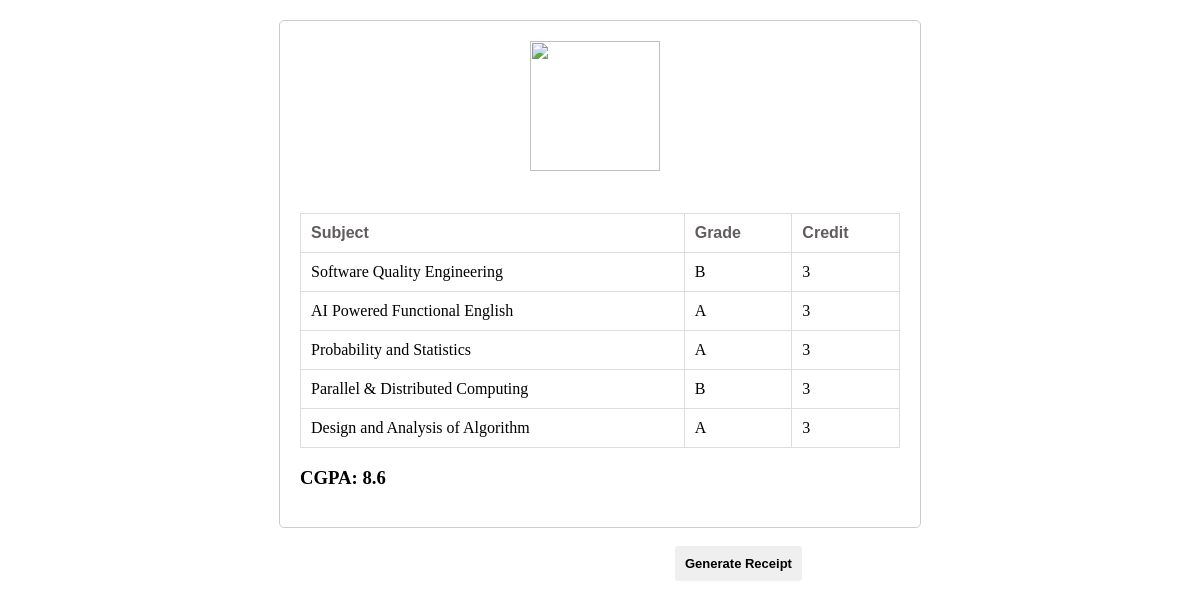
The app's page /result/ (signed in) with its own data.
### home/models.py (models this page shows, shortened)
class Subject(models.Model):
    user = models.ForeignKey(User, on_delete=models.SET_NULL, null=True, blank=True)
    name = models.CharField(max_length=255)
    grade = models.CharField(max_length=2, choices=[('S', 'S'), ('A', 'A'), ('B', 'B'), ('C', 'C'), ('D', 'D'), ('F', 'F')])
    credit = models.PositiveIntegerField()

### home/views.py (the view)
# urls.py: path('result/', result, name='result'),
@login_required(login_url='/login/')
def result(request):
    subjects = Subject.objects.all()
    form = SubjectForm()
    if request.method == 'POST':
        form = SubjectForm(request.POST)
        if form.is_valid():
            form.save()
            return redirect('cgpa_calculator')
    total_credits = 0
    total_grade_points = 0
    for subject in subjects:
        total_credits += subject.credit
        total_grade_points += subject.credit * GRADE_POINTS.get(subject.grade, 0)
    if total_credits != 0:
        cgpa = total_grade_points / total_credits
    else:
        cgpa = 0
    context = {
        'subjects': subjects,
        'form': form,
        'cgpa': cgpa,
    }
    return render(request, 'pdf.html', context)

### home/templates/pdf.html (shortened to what this page needs)
<!DOCTYPE html>
<html lang="en">
<head>
</head>
<body>
    <div id="mn" class="calculator" >
        <img style="width: 130px; height:130px; margin-left:230px" src="https://i.ibb.co/JkyXTWp/1696184885877pp.jpg" alt="">
        <br>
        <br>
        <table>
            <thead>
                <tr>
                    <th>Subject</th>
                    <th>Grade</th>
                    <th>Credit</th>
                </tr>
            </thead>
            <tbody>
                {% for subject in subjects %}
                <tr>
                    <td style="font-family: 'Times New Roman', Times, serif;">{{ subject.name }}</td>
                    <td style="font-family: 'Times New Roman', Times, serif;">{{ subject.grade }}</td>
                    <td style="font-family: 'Times New Roman', Times, serif;">{{ subject.credit }}</td>
                </tr>
                {% endfor %}
            </tbody>
        </table>
        <h3 style="font-family: 'Times New Roman', Times, serif;">CGPA: <span id="cgpa">{{cgpa}}</span></h3>
    </div>
    <br>
    <button onclick="myfun('mn')" type="button" class="btn btn-success btn1 ">Generate Receipt</button>
</body>
</html>

### home/templates/pdf.html (style rules this page uses)
body { font-family: Arial, sans-serif; margin: 20px; }
.calculator { max-width: 600px; margin: 0 auto; padding: 20px; border: 1px solid #ccc; border-radius: 5px; }
table { width: 100%; border-collapse: collapse; margin-top: 20px; }
th, td { border: 1px solid #ddd; padding: 10px; text-align: left; }
th { color: rgb(97, 93, 93); }
#cgpa { font-weight: bold; }
button { padding: 10px; color: black; border: none; font-size: 13px; font-weight: bold; border-radius: 3px; cursor: pointer; margin-left:655px }

### records on screen
Subject: name "Software Quality Engineering", grade "B", credit "3"
Subject: name "AI Powered Functional English", grade "A", credit "3"
Subject: name "Probability and Statistics", grade "A", credit "3"
Subject: name "Parallel & Distributed Computing", grade "B", credit "3"
Subject: name "Design and Analysis of Algorithm", grade "A", credit "3"

### other values on screen
{{ cgpa }} "8.6"
